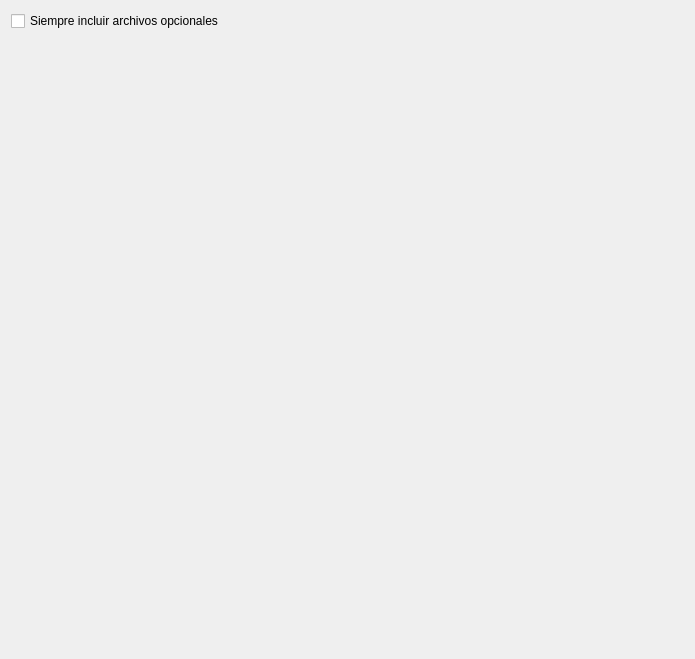
<?xml version="1.0" encoding="UTF-8"?>
<ui version="4.0">
 <class>EpubBasePreferences</class>
 <widget class="QWidget" name="EpubBasePreferences">
  <property name="geometry">
   <rect>
    <x>0</x>
    <y>0</y>
    <width>695</width>
    <height>659</height>
   </rect>
  </property>
  <property name="windowTitle">
   <string>Form</string>
  </property>
  <layout class="QGridLayout" name="gridLayout">
   <item row="1" column="0">
    <spacer name="verticalSpacer">
     <property name="orientation">
      <enum>Qt::Vertical</enum>
     </property>
     <property name="sizeHint" stdset="0">
      <size>
       <width>20</width>
       <height>40</height>
      </size>
     </property>
    </spacer>
   </item>
   <item row="0" column="0">
    <widget class="QCheckBox" name="includeOptionalFilesInput">
     <property name="text">
      <string>Siempre incluir archivos opcionales</string>
     </property>
    </widget>
   </item>
  </layout>
 </widget>
 <resources/>
 <connections/>
</ui>
